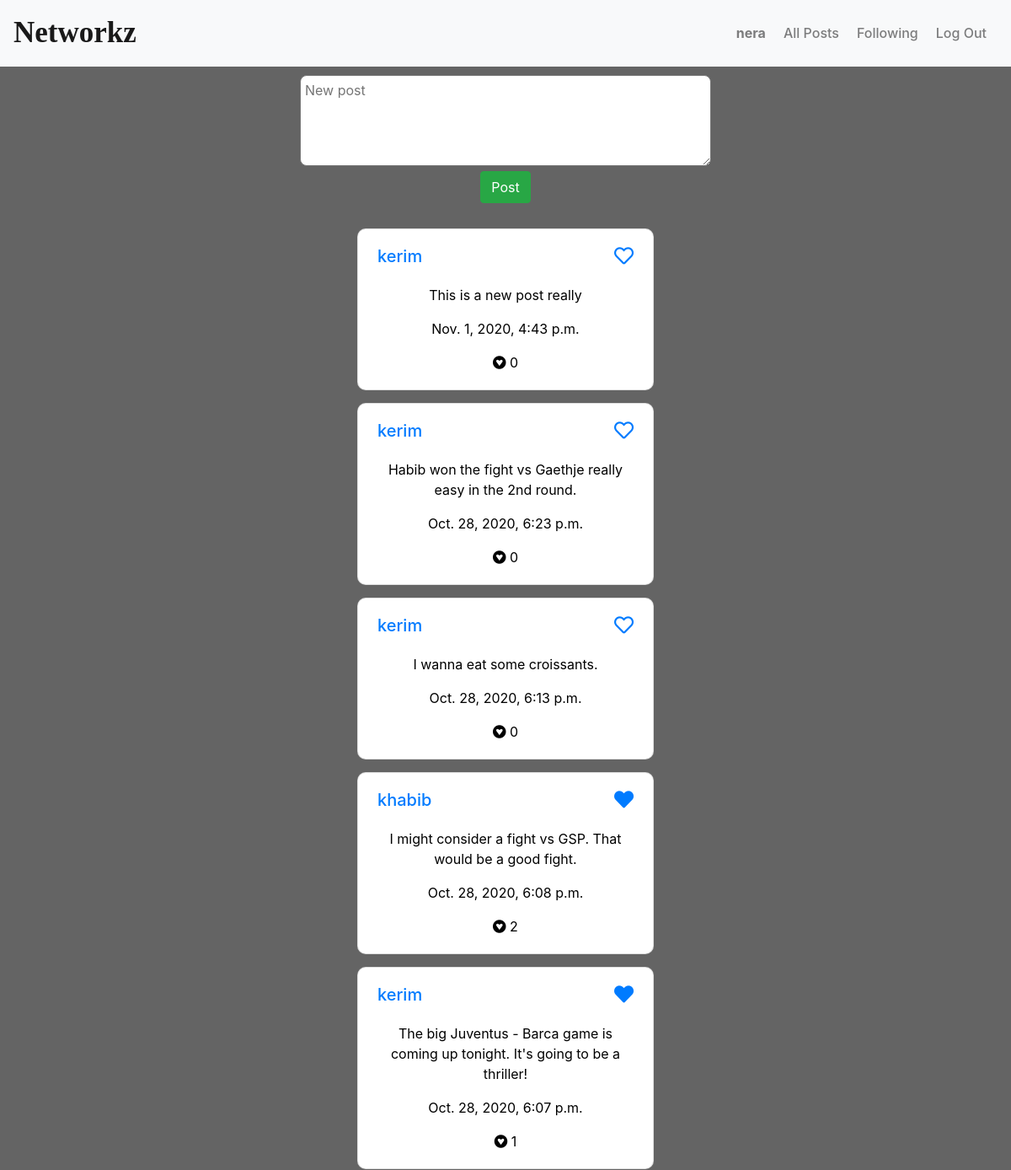
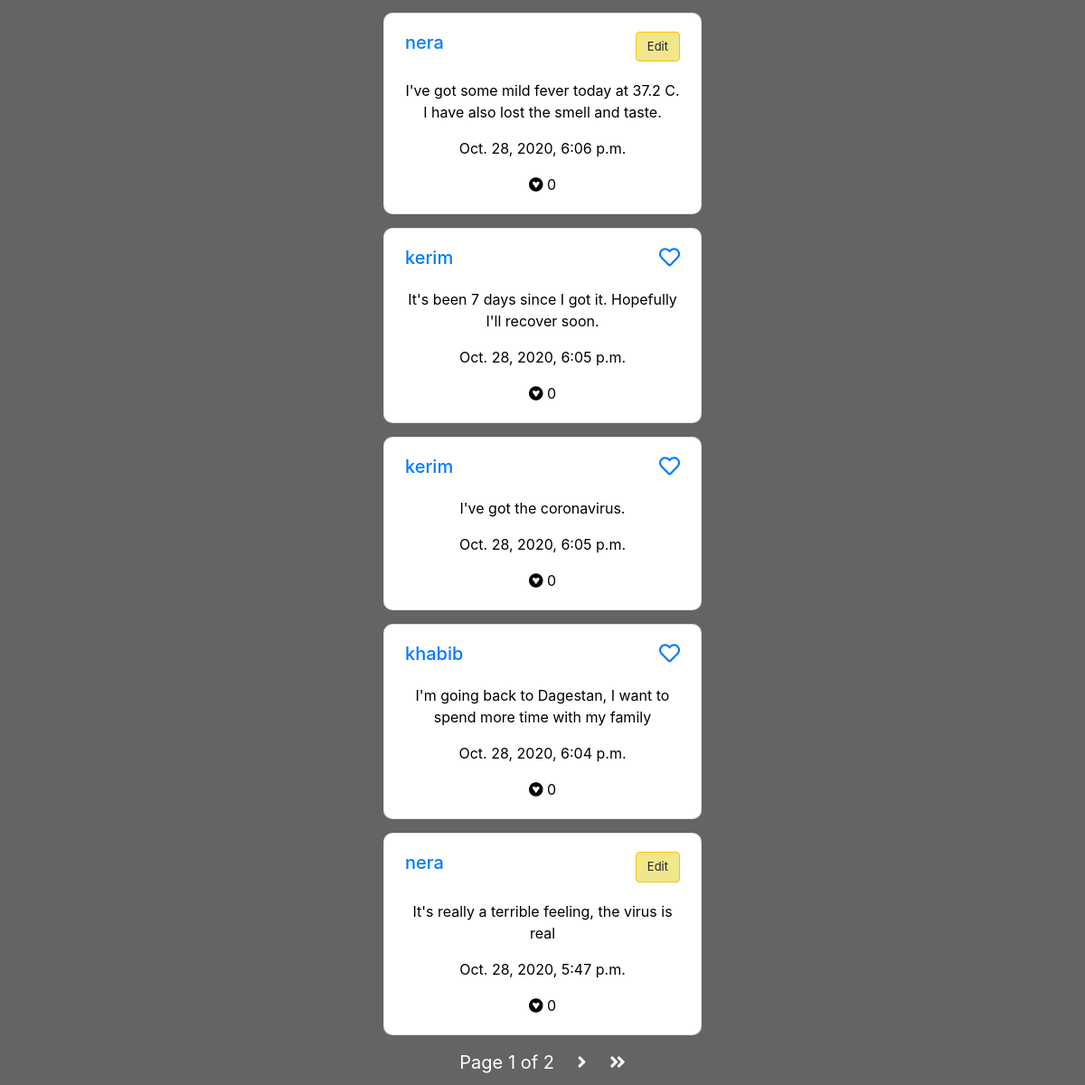
The app's page / (signed in) with its own data (2 pictures, top to bottom).
### network/models.py (models this page shows, shortened)
class User(AbstractUser):
    pass

class Post(models.Model):
    content = models.TextField()
    time_posted = models.DateTimeField(auto_now_add=True)
    likes = models.IntegerField(default=0)
    user = models.ForeignKey("User", on_delete=models.CASCADE,
                             related_name="posts")
    def user_like(self, user):
        return True if self.liked_by.filter(likes=user) else False

### network/views.py (the view)
# urls.py: path("", views.index, name="index"),
def index(request):
    posts = Post.objects.order_by('-time_posted')
    if request.user.is_authenticated:
        annotated_posts = [{"id": post.id, "content": post.content, "time_posted": post.time_posted,
                    "user": post.user, "likes": post.likes, "liked": post.user_like(request.user)} for post in posts]
    else:
        annotated_posts = [{"id": post.id, "content": post.content, "time_posted": post.time_posted,
                            "user": post.user, "likes": post.likes, "liked": False} for post in posts]
    paginator = Paginator(annotated_posts, 10)
    page_number = request.GET.get('page', 1)
    page_obj = paginator.get_page(page_number)
    return render(request, "network/index.html", {'page_obj': page_obj})

### network/templates/network/index.html (shortened to what this page needs)
{% extends "network/layout.html" %} {% block body %}
<div class="all-posts container">
  {% if user.is_authenticated %}
  <form method="POST" action="{% url 'new_post' %}" id="text-form">
    <textarea placeholder="New post" cols="45" rows="4" id="text"></textarea>
    <div>
      <input type="submit" class="btn btn-success" value="Post" />
    </div>
  </form>
  {% endif %}
  <div id="posts">
    {% if page_obj %} {% for post in page_obj %}
    <div
      class="card"
      style="width: 22rem; margin-left: auto; margin-right: auto"
      id="d{{ post.id }}"
    >
      <div class="card-body">
        <div class="card-headers">
          <h5 class="card-title">
            {% if user.is_authenticated %}
            <a href="{% url 'profile' post.user.id %}"
              >{{ post.user.username }}</a
            >
            {% else %}
            <p>{{ post.user.username }}</p>
            {% endif %}
          </h5>
          {% if user.id != post.user.id and user.is_authenticated %}
          <a
            href="#"
            class="card-link"
            id="p{{ post.id }}"
            style="float: right"
          >
            {% if post.liked %}
            <i class="fas fa-heart"></i>
            {% else %}
            <i class="far fa-heart"></i>
            {% endif %}
          </a>
          {% endif %} {% if user.id == post.user.id %}
          <button class="btn btn-warning edit-btn" id="b{{ post.id }}">
            Edit
          </button>
          {% endif %}
        </div>
        <p class="card-text" id="post-content">{{ post.content }}</p>
        <p class="card-text">{{ post.time_posted }}</p>
        <p class="card-text" id="p{{ post.id }}p">
          <i class="fab fa-gratipay"></i> {{ post.likes }}
        </p>
      </div>
    </div>
    {% endfor %} {% endif %}
  </div>
  {% if page_obj %}
  <footer>
    <div class="pagination">
      <span class="step-links">
        <span class="current">
          Page {{ page_obj.number }} of {{ page_obj.paginator.num_pages }}
        </span>
        {% if page_obj.has_next %}
        <a href="?page={{ page_obj.next_page_number }}"
          ><i class="fas fa-angle-right"></i
        ></a>
        <a href="?page={{ page_obj.paginator.num_pages }}"
          ><i class="fas fa-angle-double-right"></i
        ></a>
        {% endif %}
      </span>
    </div>
  </footer>
  {% endif %}
</div>
{% endblock %}

### network/templates/network/layout.html (shortened to what this page needs)
{% load static %}
<!DOCTYPE html>
<html lang="en">
  <head>
    <link
      rel="stylesheet"
      href="https://stackpath.bootstrapcdn.com/bootstrap/4.4.1/css/bootstrap.min.css"
    />
    <link
      rel="stylesheet"
      href="https://cdnjs.cloudflare.com/ajax/libs/font-awesome/5.15.1/css/all.min.css"
    />
    <link href="{% static 'network/styles.css' %}" rel="stylesheet" />
  </head>
  <body>
    <nav class="navbar navbar-expand-lg navbar-light bg-light">
      <a class="navbar-brand" href="{% url 'index' %}">Networkz</a>
      <div class="nav-links">
        <ul class="navbar-nav">
          {% if user.is_authenticated %}
          <li class="nav-item">
            <a class="nav-link" href="{% url 'profile' user.id %}" id="user"
              ><strong>{{ user.username }}</strong></a
            >
          </li>
          {% endif %}
          <li class="nav-item">
            <a class="nav-link" href="{% url 'index' %}">All Posts</a>
          </li>
          {% if user.is_authenticated %}
          <li class="nav-item">
            <a class="nav-link" href="{% url 'following' %}">Following</a>
          </li>
          <li class="nav-item">
            <a class="nav-link" href="{% url 'logout' %}">Log Out</a>
          </li>
          {% endif %}
        </ul>
      </div>
    </nav>
    <div class="body">
      {% block body %} {% endblock %}
    </div>
  </body>
</html>

### network/static/network/styles.css (style rules this page uses)
html { font-family: "Sansita Swashed", cursive; }
.all-posts { margin-left: auto; margin-right: auto; padding: 10px; text-align: center; }
.card { margin-top: 15px; margin-bottom: 15px; }
.pagination { font-size: 20px; position: relative; justify-content: center; align-items: center; }
.current { margin-right: 10px; margin-left: 10px; }
.pagination .fas { margin-left: 10px; margin-right: 10px; color: white; }
.fa-heart { pointer-events: none; font-size: 23px; }
.edit-btn { font-size: 13px; background-color: khaki; margin-bottom: 10px; float: right; }
.navbar-brand { font-family: "Great Vibes", cursive; font-size: 35px; font-weight: bolder; }
.nav-links { float: right; margin-right: 0; margin-left: auto; text-align: right; }
.body { background-color: rgb(100, 100, 100); color: white; min-height: 100vh; }
.card { color: black; border-radius: 10px; }
#text { border-radius: 0.5rem; padding: 5px; }
.card-headers { display: inline-flex; text-align: none; min-width: 19rem; justify-content: space-between; margin-bottom: 10px; }
.card-title { text-align: left; }
#posts { padding-top: 15px; }
.nav-item { color: black; font-weight: 500; margin-right: 5px; }

### records on screen
User: username "nera", user.username "nera", content "I've got some mild fever today at 37.2 C. I have also lost the smell and taste.", time_posted "Oct. 28, 2020, 6:06 p.m.", likes "0", content "It's really a terrible feeling, the virus is real", time_posted "Oct. 28, 2020, 5:47 p.m."
User: user.username "kerim", content "This is a new post really", time_posted "Nov. 1, 2020, 4:43 p.m.", likes "0", content "Habib won the fight vs Gaethje really easy in the 2nd round.", time_posted "Oct. 28, 2020, 6:23 p.m.", content "I wanna eat some croissants.", time_posted "Oct. 28, 2020, 6:13 p.m.", content "The big Juventus - Barca game is coming up tonight. It's going to be a thriller!", time_posted "Oct. 28, 2020, 6:07 p.m.", likes "1", content "It's been 7 days since I got it. Hopefully I'll recover soon.", time_posted "Oct. 28, 2020, 6:05 p.m.", content "I've got the coronavirus."
User: user.username "khabib", content "I might consider a fight vs GSP. That would be a good fight.", time_posted "Oct. 28, 2020, 6:08 p.m.", likes "2", content "I'm going back to Dagestan, I want to spend more time with my family", time_posted "Oct. 28, 2020, 6:04 p.m.", likes "0"

### other values on screen
{{ page_obj.number }} "1"
{{ page_obj.paginator.num_pages }} "2"
